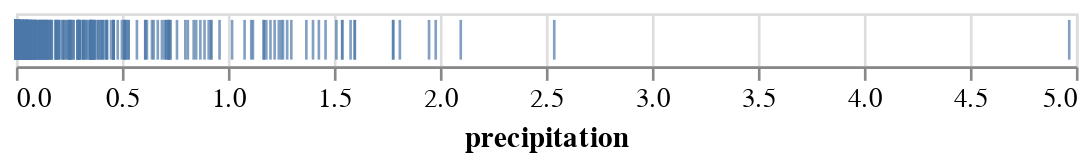

Notebook code for this chart:
### Markdown cell above
Empezamos por las precipitaciones, usamos _tick marks_ para ver la distribución de sus valores:

### Code cell
alt.Chart(data).mark_tick().encode(
    x='precipitation',
)

### Figure 1 — Vega-Lite specification as saved in the notebook (floating-point values rounded to 4 significant figures; data arrays with more than 128 entries replaced by an {"elided": "..."} marker saying what was removed)
{"config": {"view": {"continuousWidth": 400, "continuousHeight": 300}}, "data": {"name": "data-7fec6fe90563c58f2427fdb12bdee037"}, "mark": "tick", "encoding": {"x": {"type": "quantitative", "field": "precipitation"}}, "$schema": "https://vega.github.io/schema/vega-lite/v4.8.1.json", "datasets": {"data-7fec6fe90563c58f2427fdb12bdee037": {"elided": "883 records"}}}
